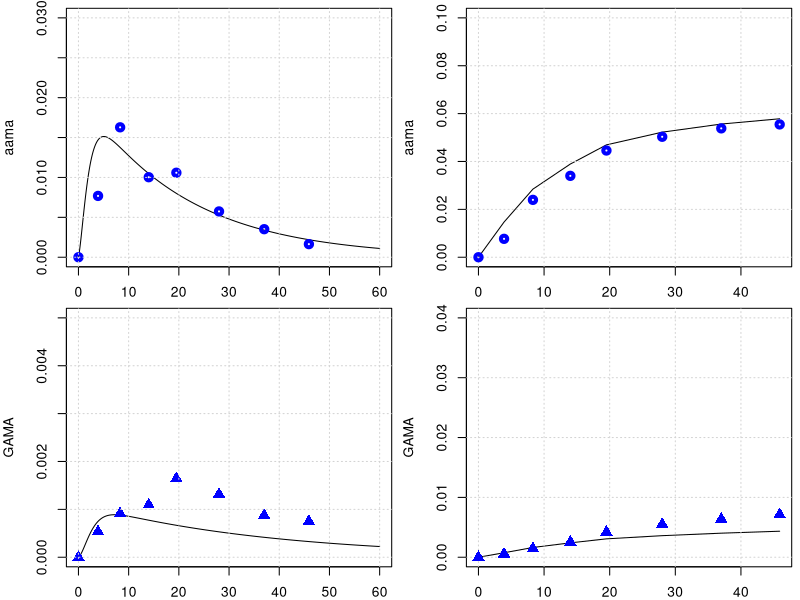

Recreate this plot in R.
library(deSolve)
library(minpack.lm)
graphics.off()

# body weight in kg
BW = 70 
# fractions of BW
##https://journals.sagepub.com/doi/pdf/10.1177/ANIB_32_3-4
F_B = 0.079 
F_B_AB = 0.35 #fraction: arterial blood of blood volume
F_B_VB = 0.65 #fraction: venous blood of blood volume
F_Li = 0.026
F_Ki = 0.0044
F_T = 1-(F_B+F_Li+F_Ki)
# organ volumes in L
V_AB <- BW*F_B*F_B_AB 
V_VB <- BW*F_B*F_B_VB 
V_T <- BW*F_T
V_Ki <- BW*F_Ki
V_Li <- BW*F_Li
# cardiac output in L/(kg*h)
##https://journals.sagepub.com/doi/pdf/10.1177/ANIB_32_3-4
QCC = 16        #12.5 # maybe 14 or 6.5 check?
Q_C = QCC*BW^0.75
#FQ_P = 2.5/100 Trine: We don't have a lung compartment in this model
FQ_Li = 0.255
FQ_Ki = 0.19 #total - there is also an aterial flow rate 
FQ_T = 1 -( FQ_Li + FQ_Ki) # +FQ_P) Trine: We don't have a lung compartment in this model
Q_Li <- Q_C*FQ_Li
Q_Ki <- Q_C*FQ_Ki
Q_T <- Q_C*FQ_T

MW_aa = 71   # mg/mmol
MW_ga = 87   # mg/mmol
MW_GSH = 307.32 # mg/mmol
k_0_GSH = 7   # from Sweeney paper.
MW_GSH = 307.32     # mg/mmol
AGSH0 = k_0_GSH * V_Li * MW_GSH


# +++++++++++++++++++++++++++++++++++++++++++++++++++++++++++++++++
# partition coefficient 
pAA_TB = .2        # Tissue::blood partition AA, Sweeney et al (2010) paper
pAA_KiB = 0.8      # Kidney::blood partition AA, Sweeney et al (2010) paper
pAA_LiB = 0.4      # liver::blood partition AA, Sweeney et al (2010) paper
# Maybe we said it earlier and these parameters are not sensitive to the model, but from which paper did you get the values of these partition coefs., 
# in the paper of Sweeney and of Li are different pAA_LiB = 0.4 and pAA_KiB = 0.8.

# reaction rate constants 
k_AAuptake = 1 #1/h

k_onAA_T = 0.028  #1/h     # we took it from Sweenney
k_onAA_B = 0.036  #1/h
k_onAA_Li = 0.71 #1/h
k_onAA_Ki = 0.13 #1/h

# from 0.23 to 0.35
k_cl_GSH = 0.035   # 1/h   #  Reed et al. 2008 'A mathematical model of glutathione metabolism'
#doi:10.1186/1742-4682-5-8

# k_onAA_GSH = 0.55 # L/(mmol h)
# check, we do not use it any more.
k_exc_AAMA = 0.049  ## ##MK Furh et al. report on Elimination half-life of AAMA as ~17.4 h, then k_exc_AAMA=0.0398 h-1#
# 'Toxicokinetics of acrylamide in humans after ingestion of a defined dose in a test meal to improve risk assessment for acrylamide carcinogenicity'
# DOI: 10.1158/1055-9965.EPI-05-0647
# 0.049 #1/h or 0.13 # this will change the shape

# Maximum velocity for enzymatic reaction 
V_max_p450 = 9 /MW_aa*BW^0.7  # mg/h  from Sweenney paper, checked!
# maximum rate of GA and AA conjugation with GSH (mg/(h BW^0.7))
Vmax_AA_GSH <- 24*BW^0.7 # from the Sweeny  fitted   mg/h




#????????????????????????????????
#????????????????????????????????
#????????????????????????????????
#????????????????????????????????
#????????????????????????????????
#????????????????????????????????
### PARAMETERS FOR GA
# partition coefficient
pGA_TB = 1.35 # Have been calculated from the Doerge et al 2005 paper on TK in mice
pGA_LiB = 0.63 # Have been calculated from the Doerge et al 2005 paper on TK in mice
pGA_KiB = .3

#k_onGA_GSH = 0.8 #L/(mmol h)
k_onGA_T = 0.69        #1/h
k_onGA_B = 0.108       #1/h
k_onGA_Ki = k_onAA_T/2 #1/h
k_onGA_Li = 0.115      #1/h

k_exc_GAMA = 0.027   ##MK Furh et al. report on Elimination half-life of GAMA: ~25.1 hours, then k_exc_GAMA = 0.0276 h-1##  
# 0.077 #1/h  # or 0.027 # from sweeney # 
k_exc_GAOH = 0.077     # 1/h  # from sweeney
# (removed as no longer used) k_exc_GA <- .4         # 1/h Q_Ki*0.025


VMAXGC1 = 22   # maximum rate of AA conjugation with GSH mg/hr-kg^0.7, Sweeney et al (2010) paper
VMAXG1 = VMAXGC1/MW_aa*BW**0.7    # !$'Liver AA-GSH rate'

# Maximum velocity for enzymatic reaction 
V_max_EH = 20 /MW_ga*BW^0.7  
KM_p450 = 10.0
KM_EH = 100.0
# maximum rate of GA and AA conjugation with GSH (mg/(h BW^0.7))
Vmax_GA_GSH <- 20*BW^0.7 # from the Sweeny  fitted   mg/h

KMG1 = 20  #!Km with respect to AA for GSH conjugation mg/L (from Sweeny code) 
# Trine: This should be mg. Delete the term MW_aa
# Sweeney has this parameter for rats ans 100 mg/L why did you use this number and why divived by MW??

KMGG = .1/MW_GSH        # !KM with respect to GSH for AA or GA conjugation with GSH mmol/L. Trine: should be mg/L
####and that this is 307 mg/L #This comment is wrong ignore
KMG2 = 90  #!Km with respect to GA for GSH conjugation mM. Trine: This should be mg. Delete the term MW_aa
# The same comment as for KMG1

# from the code, not from paper
KPT_Li = 0.015    # !'protein turnover rate in liver'# this is confimred in the exp. values of Sweeney
KPT_Ki = 0.013    # !'protein turnover rate in kidney'# 1/h this is 0.012 in Sweeney, I guess its not much of difference
KPTR = 0.013      # !'protein turnover rate in rpt'# this is 0.012 in Li et.al
KPTS = 0.0039     # !'protein turnover rate in spt'# and this they have it 0.0051 Sweeney and Li 0.0012 refering to Sweeney
KPTRB = 0.0039    # !'protein turnover rate in rbc'# how did we get that?
KPTPL = 0.012    # !'protein turnover rate in plasma'# Sweeney has 0.012 for this value
# +++++++++++++++++++++++++++++++++++++++++++++++++++++++++++++++++
# create list of parameter
# +++++++++++++++++++++++++++++++++++++++++++++++++++++++++++++++++
params <- unlist(c(data.frame(pAA_TB, pAA_LiB, pAA_KiB,
                              pGA_TB, pGA_LiB, pGA_KiB,
                              k_onAA_T, k_onAA_B, k_onAA_Li,  k_onAA_Ki,
                              k_onGA_T, k_onGA_B, k_onGA_Li, k_onGA_Ki, 
                              k_exc_AAMA, k_exc_GAMA,
                              k_cl_GSH, V_max_p450, KM_p450, V_max_EH, KM_EH,
                              k_AAuptake)
                              ))
yini <- c(m_AA_AB = 0.0, m_GA_AB = 0.0,      a_pb_AA_B = 0 ,
          m_AA_VB = 0.0, m_GA_VB = 0.0,
          m_AA_Ki = 0.0, m_GA_Ki = 0.0, m_AA_dose = 0 ,
          m_AA_Li = 0.0, m_AAMA = 0.0, 
          m_GA_Li = 0.0, a_pb_GA_Li = 0.0,
          m_GAMA  = 0.0,       
          m_GSH_Li = k_0_GSH * V_Li * MW_GSH, 
          m_AA_T = 0.0, m_GA_T = 0.0,
          m_GAOH = 0.0, 
          m_AA_out = 0.0, m_AA_in = 0.0, m_AA_accum = 0.0, m_AA_free = 0.0, 
          m_GA_out = 0.0, m_GA_in = 0.0, m_GA_accum = 0.0, m_GA_free = 0.0, 
          a_pb_AA_Ki = 0,  a_pb_AA_Li = 0,
          a_pb_GA_Ki = 0, a_pb_AA_T = 0, a_pb_GA_B = 0, a_pb_GA_T = 0
)
# ++++++++++++++++++++++++++++++++++++++++++++++++++++++++++++++++++
# PBPK model for Acrylamide 
# ++++++++++++++++++++++++++++++++++++++++++++++++++++++++++++++++++
PBPKmodelAA <- function(t,state,parameter){
  with(as.list(c(t,state,parameter)), {
    #----#---#  Model for AA  #---#---#
    # concentrations blood in the organs in mg/L
    c_AA_AB <- m_AA_AB/V_AB   
    c_AA_VB <- m_AA_VB/V_VB
    c_AA_T <- m_AA_T/V_T
    c_AA_Li <- m_AA_Li/V_Li #Trine: Should we multiply with PL1 as we do for GA
    c_AA_Ki <- m_AA_Ki/V_Ki
    
    c_GSH_Li <- m_GSH_Li/V_Li
    # units checked -> mg/h   
    dm_AA_dose <- - k_AAuptake*m_AA_dose
    
    # Blood
    #-----------------------------
    # units checked -> mg/h   
    dm_AA_AB <- Q_C*(c_AA_VB - c_AA_AB) - k_onAA_B*m_AA_AB
    dm_AA_VB <- Q_T*(c_AA_T/pAA_TB) + Q_Li*(c_AA_Li/pAA_LiB) + Q_Ki*(c_AA_Ki/pAA_KiB) - Q_C*c_AA_VB -k_onAA_B*m_AA_VB
    # Trine: I added this. Can we make an overall turnover rate in blood? Is this correct? 
    da_pb_GA_B <- k_onAA_B*m_AA_AB + k_onAA_B*m_AA_VB - a_pb_GA_B*KPTRB ## The terms for AA here and of GA in masses and rates are mislabeled
    ## correct here and in the GA eqs. 
    # Kidney
    #---------------------------------
    # units checked -> mg/h   
    dm_AA_Ki <- Q_Ki*c_AA_AB -Q_Ki*(c_AA_Ki/pAA_KiB) - k_onAA_Ki*m_AA_Ki 
    # protein tunr over AA in Kidney
    da_pb_AA_Ki <- k_onAA_Ki*m_AA_Ki - a_pb_AA_Ki*KPT_Ki
   
    # unit chekced mg/h 
    metAA_GSH <- Vmax_AA_GSH * c_AA_Li * c_GSH_Li / ( (KMG1 + c_AA_Li) * (KMGG + c_GSH_Li) )

    metAA_P450 <- V_max_p450 * MW_aa * c_AA_Li/ (KM_p450 + c_AA_Li)
    
    # units checked -> mg/h  
    dm_AA_Li <- Q_Li*(c_AA_AB - c_AA_Li/pAA_LiB) + k_AAuptake*m_AA_dose - k_onAA_Li*m_AA_Li  - metAA_P450 - metAA_GSH 
    # protein turn over AA in Liver
    da_pb_AA_Li <- k_onAA_Li*m_AA_Li - a_pb_AA_Li * KPT_Li
    
    # Tissue
    #--------------------------------------------------------------
    # units checked -> mg/h   
    dm_AA_T <- Q_T*(c_AA_AB - c_AA_T/pAA_TB) - k_onAA_T*m_AA_T
    # protein turn over AA in Tussue
    da_pb_AA_T <- k_onAA_T*m_AA_T - a_pb_AA_T * KPTS
    
    # Urine
    #-------------------------------------------------------------
    # units checked -> mg/h   
    dm_AAMA <- metAA_GSH - m_AAMA*k_exc_AAMA 

    dm_AA_out <- metAA_P450 + metAA_GSH + k_onAA_Li*m_AA_Li
    dm_AA_in <- k_AAuptake * m_AA_dose
    dm_AA_accum <- k_onAA_B*m_AA_AB +k_onAA_B*m_AA_VB +k_onAA_T*m_AA_T +k_onAA_Ki*m_AA_Ki
    dm_AA_free <- dm_AA_AB + dm_AA_VB +dm_AA_T +dm_AA_Li +dm_AA_Ki

      #--------------------------------------------------------------
    ########################################################################################    
    #-GA-#-GA-#  Model for GA  #-GA-#-GA-#    
    #concentrations blood in the organs in mg/L
    c_GA_AB <- m_GA_AB/V_AB ;   
    c_GA_VB <- m_GA_VB/V_VB
    c_GA_T <- m_GA_T/V_T
    c_GA_Li <- m_GA_Li/V_Li
    c_GA_Ki <- m_GA_Ki/V_Ki
    
    # Blood
    #-----------------------------
    # units checked -> mg/h   
    dm_GA_AB <- Q_C*(c_GA_VB - c_GA_AB) -k_onGA_B*m_GA_AB
    # units checked -> mg/h   
    dm_GA_VB <- Q_T*(c_GA_T/pGA_TB) + Q_Li*(c_GA_Li/pGA_LiB) + Q_Ki*(c_GA_Ki/pGA_KiB) - Q_C*c_GA_VB - k_onGA_B*m_GA_VB
    # units checked -> mg/h   
    da_pb_AA_B <- k_onGA_B*m_AA_AB + k_onGA_B*m_AA_VB - a_pb_GA_B*KPTRB ## The terms for GA here in masses and rates 
    #are mislabeled
    
    # Kidney
    
    # Kidney
    #---------------------------------
    dm_GA_Ki <- Q_Ki*c_GA_AB -Q_Ki*(c_GA_Ki/pGA_KiB) -k_onGA_Ki*m_GA_Ki 
    # protein tunr over AA in Kidney
    da_pb_GA_Ki <- k_onGA_Ki*m_GA_Ki - a_pb_GA_Ki*KPT_Ki
    
    # Liver
    #--------------------------------
    # units checked -> mg/h
    metGA_GSH <- Vmax_GA_GSH * c_GSH_Li *c_GA_Li / (c_GA_Li + KMG2)/(c_GSH_Li + KMGG)
    metGA_EH <- V_max_EH *MW_ga *c_GA_Li / (KM_EH + c_GA_Li)
    # units checked -> mg/h 
    dm_GA_Li <- Q_Li*(c_GA_AB - c_GA_Li/pGA_LiB) - k_onGA_Li*m_GA_Li + metAA_P450 - metGA_GSH -metGA_EH 
    # protein tunr over GA in Liver
    da_pb_GA_Li = k_onGA_Li*m_GA_Li - a_pb_GA_Li*KPT_Li 
    
    # units checked -> mg/h, 
    dm_GAMA <-  metGA_GSH  -m_GAMA*k_exc_GAMA
    
    #????????????????????????????????????????????
    # we need a new k_exc_GAOH
    dm_GAOH <- metGA_EH - m_GAOH*k_exc_GAOH
    
    # Tissue    #-----------------------------------------------------
    dm_GA_T <- Q_T*(c_GA_AB - c_GA_T/pGA_TB) - k_onGA_T*m_GA_T
    da_pb_GA_T <- k_onGA_T*m_GA_T - a_pb_GA_T * KPTS
    
    # Liver
    #--------------------------------
    # units checked -> mg/h
    dm_GSH_Li <- k_0_GSH * V_Li * MW_GSH - k_cl_GSH*m_GSH_Li - metAA_GSH - metGA_GSH
    
    dm_GA_out <- metGA_GSH + metGA_EH 
    dm_GA_in <- metAA_P450
    dm_GA_accum <- k_onGA_B*m_GA_AB +k_onGA_B*m_GA_VB +k_onGA_T*m_GA_T +k_onGA_Li*m_GA_Li +k_onGA_Ki*m_GA_Ki
    dm_GA_free <- dm_GA_AB + dm_GA_VB +dm_GA_T +dm_GA_Li +dm_GA_Ki 
    
    return(list(c(dm_AA_AB,    dm_GA_AB,   da_pb_AA_B,
                  dm_AA_VB,    dm_GA_VB,
                  dm_AA_Ki,    dm_GA_Ki,    dm_AA_dose,
                  dm_AA_Li,    dm_AAMA,   
                  dm_GA_Li,   da_pb_GA_Li, dm_GAMA,
                  dm_GSH_Li,  dm_AA_T,     dm_GA_T,
                  dm_GAOH,
                  dm_AA_out,  dm_AA_in,   dm_AA_accum,  dm_AA_free,
                  dm_GA_out,  dm_GA_in,   dm_GA_accum,  dm_GA_free,
                  da_pb_AA_Ki,    da_pb_AA_Li,
                  da_pb_GA_Ki,    da_pb_AA_T, da_pb_GA_B , da_pb_GA_T   )))
  })
}
PBPKmodelAA <- compiler::cmpfun(PBPKmodelAA)



################################################################
# manual readout from Kopp and Dekant 2009
################################################################
times <- seq(from = 0, to = 60, by = 0.1)
diet <- data.frame(var = "m_AA_dose", method = "add",
                   time = c(0.0),  value = 0.5 *BW /1000 )  # dose of 0.05 microg/kg bw
out <- ode(y = yini, times = times, func = PBPKmodelAA, parms = params, events = list(data = diet))
yobs_urine <- data.frame(
  time = c(0.0, 3.9, 8.3, 14, 19.5, 28, 37, 45.9),
  AAMA = c(0.0/1000000, 32.8/1000000, 69.5/1000000, 42.8/1000000, 45.2/1000000, 24.5/1000000, 15/1000000, 7/1000000)*234.28, #https://pubchem.ncbi.nlm.nih.gov/compound/N-Acetyl-S-_2-carbamoylethyl_-L-cysteine
  GAMA = c(0.0, 2.15*1e-6, 3.66*1e-6, 4.38*1e-6, 6.57*1e-6, 5.26*1e-6, 3.50*1e-6, 3.0*1e-6)*250.27
)

# plot for AAMA in urinary
par(mfrow=c(2,2),mar=c(2,4,.5,.5))
plot(out[,'time'], out[,'m_AAMA']   ,type = 'l',xlab = 'time', ylab = 'aama', ylim = c(0,.03) )
points(yobs_urine$time, yobs_urine$AAMA , col="blue", lwd = 4) ; grid()
time_points_measure_unrine = c(1, 40, 84, 141, 196, 280 , 371, 460)
tamtam = out[,'m_AAMA'][time_points_measure_unrine ]
plot(yobs_urine$time, cumsum( tamtam ),type = 'l', ylab = 'aama', ylim = c(0,.1), xlab = 'time' ); grid()
points(yobs_urine$time, cumsum(yobs_urine$AAMA) , col="blue", lwd = 4)

# plot for GAMA 
plot(out[,'time'], out[,'m_GAMA']  ,type = 'l',xlab = '', ylab = 'GAMA', ylim = c(0,.005) )
points(yobs_urine$time, yobs_urine$GAMA , col="blue", cex = 1.5, pch = 17); grid()
time_points_measure_unrine = c(1, 40, 84, 141, 196, 280 , 371, 460)
tamtam = out[,'m_GAMA'][time_points_measure_unrine ]
plot(yobs_urine$time, cumsum( tamtam ),type = 'l',xlab = '', ylab = 'GAMA', ylim = c(0,.04) ); grid()
points(yobs_urine$time, cumsum(yobs_urine$GAMA) , col="blue",cex = 1.5, pch = 17)
